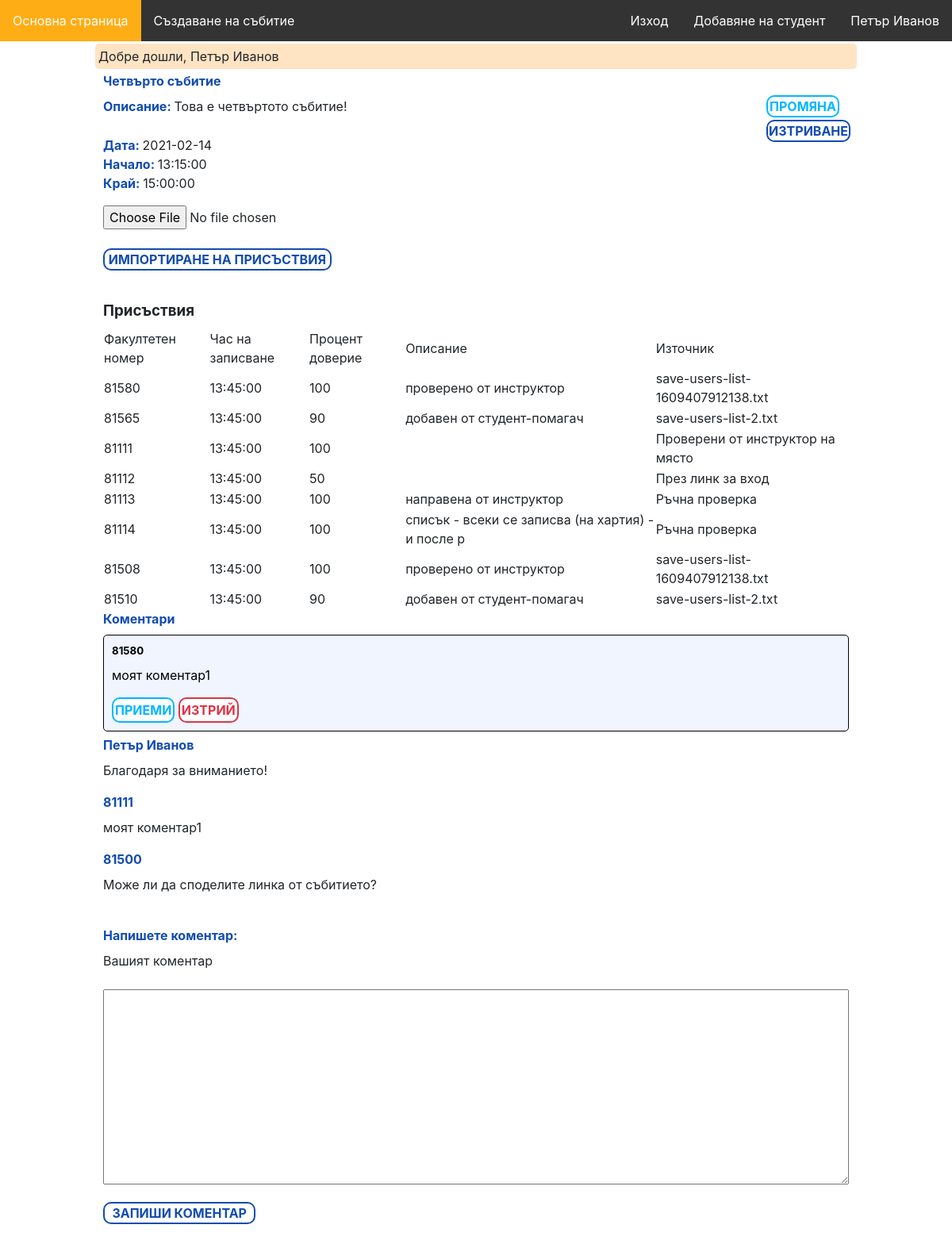
Screenshot of /event/7 (signed in) with the database file from the repository.
### tables this page shows
CREATE TABLE `events` (
  `id` int(10) UNSIGNED NOT NULL,
  `name` varchar(50) NOT NULL,
  `description` text DEFAULT NULL,
  `date` date NOT NULL,
  `start` time DEFAULT NULL,
  `end` time DEFAULT NULL,
  `teacher_id` int(10) UNSIGNED NOT NULL
);

CREATE TABLE `attendance` (
  `id` int(10) UNSIGNED NOT NULL,
  `faculty_number` mediumint(8) UNSIGNED NOT NULL,
  `logged_at` time DEFAULT NULL,
  `event_id` int(10) UNSIGNED NOT NULL,
  `thrust` tinyint(3) UNSIGNED DEFAULT NULL,
  `check_description` varchar(50) DEFAULT NULL,
  `enroll_source` varchar(50) DEFAULT NULL
);

CREATE TABLE `comments` (
  `id` int(10) UNSIGNED NOT NULL,
  `content` text NOT NULL,
  `event_id` int(10) UNSIGNED NOT NULL,
  `is_visible` tinyint(4) DEFAULT NULL,
  `faculty_number` mediumint(8) UNSIGNED DEFAULT NULL,
  `pending` tinyint(1) DEFAULT NULL,
  `teacher_id` int(11) DEFAULT NULL
);

CREATE TABLE `teachers` (
  `id` int(10) UNSIGNED NOT NULL,
  `email` varchar(255) NOT NULL,
  `password` varchar(255) NOT NULL,
  `first_name` varchar(255) DEFAULT NULL,
  `last_name` varchar(255) DEFAULT NULL
);

### app/routes.php (called while the page is built, shortened)
<?php
$router = new Router();
$router->get('/login', 'AuthController@showLogin');
$router->post('/login', 'AuthController@login');
$router->get('/register', 'AuthController@showRegister');
$router->post('/enter-teacher', 'AuthController@register');
$router->get('/logout', 'AuthController@logout');
$router->get('/studentsLogin', 'AuthController@showStudentsLogin');
$router->post('/studentsLogin', 'AuthController@studentsLogin');
$router->get('/event/create', 'EventsController@create');
$router->post('/event', 'EventsController@store');
$router->get('/event/{id}', 'EventsController@show');

### core/bootstrap.php (called while the page is built, shortened)
<?php
require_once('autoloader.php');
require_once('helpers.php');
$config['database'] = require_once('../config/database.php');
$config['app'] = require_once('../config/app.php');
require_once('../app/routes.php');

### public/index.php (called while the page is built)
<?php
require_once './../core/bootstrap.php';

### core/Model.php (called while the page is built, shortened)
<?php
abstract class Model
{
    protected static $table;
    protected $attributes = [];
    public function __construct($attributes = [])
    {
        $this->attributes = $attributes;
    }
    public static function getById(int $id)
    {
        $stmt = Database::getConnection()->prepare(
            'SELECT * FROM ' . self::getTableName() . ' WHERE id = ?;'
        );
        $stmt->execute([$id]);
        $result = $stmt->fetch();
        if ($result !== false) {
            $model = new $modelClass();
            $model->attributes = $result;
            return $model;
        }
        return null;
    }
    public static function getMany($columns)
    {
        $sql = 'SELECT * FROM ' . self::getTableName();
        $sql .=  self::generateWhereSql($columns);
        $stmt = Database::getConnection()->prepare($sql);
        $stmt->execute($columns);
        $results = $stmt->fetchAll();
        if ($results !== false) {
            return array_map(function ($result) {
                $modelClass = get_called_class();
                $model = new $modelClass();
                $model->attributes = $result;
                return $model;
            }, $results);
        }
        return [];
    }
    protected static function generateWhereSql(array $columns)
    {
        $sql = ' WHERE ';
        $colLen = count($columns);
        $i = 0;
        foreach ($columns as $column => $value) {
            $sql .= "$column = :$column";
        }
        $sql .= ';';
        return $sql;
    }
    protected static function getTableName()
    {
        if (isset(get_called_class()::$table)) {
            return get_called_class()::$table;
        }
        throw new \Exception('Unknown table');
    }
    public function __get($name)
    {
        return array_key_exists($name, $this->attributes)
            ? $this->attributes[$name]
            : null;
    }
    public function __set($name, $value)
    {
        $this->attributes[$name] = $value;
    }
}

### core/autoloader.php (called while the page is built, shortened)
<?php
spl_autoload_register(function ($class) {
    $prefixes = [
        'App' => 'app',
        'Core' => 'core'
    ];
    foreach ($prefixes as $prefix => $dirname) {
        $base_dir = __DIR__ . "/../$dirname/";
        $len = mb_strlen($prefix);
        if (strncmp($prefix, $class, $len) !== 0) {
            continue;
        }
        $relative_class = substr($class, $len);
        $file = $base_dir . str_replace('\\', '/', $relative_class) . '.php';
        if (file_exists($file)) {
            break;
        }
    }
});

### config/database.php (called while the page is built)
<?php
return [
    'host' => 'localhost',
    'database' => 'web-technologies',
    'user' => 'root',
    'password' => '',
    'pdo' => [
        \PDO::ATTR_DEFAULT_FETCH_MODE => \PDO::FETCH_ASSOC,
        \PDO::ATTR_ERRMODE => \PDO::ERRMODE_EXCEPTION
    ]
];

### config/app.php (called while the page is built)
<?php
return [
    'url' => 'http://web-technologies.devv',
];

### core/Database.php (called while the page is built, shortened)
<?php
class Database
{
    private static $instance = null;
    private function __construct()
    {
        $db = config('database');
        $this->connection = new PDO(
            'mysql:host=' . $db['host'] . ';dbname=' . $db['database'],
            $db['user'],
            $db['password'],
            $db['pdo']
        );
        self::$instance = $this;
    }
    public static function getConnection()
    {
        if (self::$instance == null) {
            self::$instance = new self();
        }
        return self::$instance->connection;
    }
}

### app/Services/Auth.php (called while the page is built, shortened)
<?php
class Auth
{
    public static function checkTeacher()
    {
        return array_key_exists('teacherId', $_SESSION) && is_numeric($_SESSION['teacherId']) && !self::checkStudent();
    }
    public static function checkStudent()
    {
        return array_key_exists('fn', $_SESSION) && is_numeric($_SESSION['fn']) && !self::checkTeacher();
    }
}

### app/Views/events/show.php (the view, shortened to what this page needs)
<?php require_once(realpath(dirname(__FILE__) . '/../includes/header.php')); ?>
<link rel="stylesheet" href="/event_show.css">
<div class="container">
    <div>
        <h4><?= $data['event']->name ?></h4>
    </div>
    <div style="float:right;">
        <a href="/event/<?= $data['event']->id ?>/edit" class="btn btn-info">Промяна</a>
        <form style="margin-top: 5%;" action="/event/<?= $data['event']->id ?>" method="post">
            <input type="submit" class="btn btn-danger" value="Изтриване">
        </form>
    </div>
    <p>
        <strong>Описание: </strong> <?= $data['event']->description ?>
        <hr>
        <strong>Дата: </strong> <?= $data['event']->date ?><br>
        <strong>Начало: </strong> <?= $data['event']->start ?><br>
        <strong>Край: </strong> <?= $data['event']->end ?><br>
    </p>
    <?php if (App\Services\Auth::checkTeacher()) : ?>
        <form id="import" action="/event/<?= $data['event']->id ?>/import" method="post" enctype="multipart/form-data">
            <input type="file" name="attendance_file">
            <br />
            <br />
            <input id="importBtn" class="btn btn-info" type="submit" value="Импортиране на присъствия">
        </form>
    <?php endif; ?>
    <hr>
    <h3>Присъствия</h3>
    <?php if (count($data['attendances']) === 0) : ?>
        <h5>Няма импортирани присъствия</h5>
    <?php else : ?>
        <table>
            <thead>
                <tr>
                    <td>Факултетен номер</td>
                    <td>Час на записване</td>
                    <td>Процент доверие</td>
                    <td>Описание</td>
                    <td>Източник</td>
                </tr>
            </thead>
            <tbody>
                <?php foreach ($data['attendances'] as $attendance) : ?>
                    <tr>
                        <td><?= $attendance->faculty_number ?></td>
                        <td><?= $attendance->logged_at ?></td>
                        <td><?= $attendance->thrust ?></td>
                        <td><?= $attendance->check_description ?></td>
                        <td><?= $attendance->enroll_source ?></td>
                    </tr>
                <?php endforeach; ?>
            </tbody>
        </table>
    <?php endif; ?>
    <?php if (\App\Services\Auth::checkTeacher() && $data['event']->teacher_id == $_SESSION['teacherId']) : ?>
        <div id="pending_comments">
            <?php
            if (count($data['comments']) > 0) {
                echo '<h4>Коментари</h4>';
            }
            echo '<ul>';
            foreach ($data['comments'] as $comment) :
                if ($comment->pending) :
            ?>
                    <li class="list-item">
                        <div class="pendingComments">
                            <h5><?= $comment->faculty_number ?></h5>
                            <p><?= $comment->content ?></p>
                            <button form="accept-<?= $comment->id ?>" class="btn btn-info" type="submit">Приеми</button>
                            <button form="delete-<?= $comment->id ?>" class="btn btn-danger" type="submit">Изтрий</button>
                        </div>
                    </li>
            <?php
                endif;
            endforeach;
            echo '</ul>';
            ?>
        </div>
    <?php endif; ?>
    <div id="visible_comments">
        <?php
        $sql = "SELECT * FROM comments WHERE is_visible=1 AND event_id=:eventID";
        $preparedStmt = \Core\Database::getConnection()->prepare($sql);
        $preparedStmt->execute([
            "eventID" => $data['event']->id
        ]);
        $visibleComments = $preparedStmt->fetchAll();
        ?>
        <?php foreach ($visibleComments as $comment) : ?>
            <?php if ($comment['is_visible'] == true) : ?>
                <div class="visibleComments">
                    <?php if (isset($comment['faculty_number'])) : ?>
                        <h4><?= $comment['faculty_number'] ?></h4>
                    <?php elseif ($comment['teacher_id']) : ?>
                        <?php $sql = "SELECT first_name, last_name FROM teachers WHERE id=:teacherId";
                        $preparedStmt = \Core\Database::getConnection()->prepare($sql);
                        $preparedStmt->execute(["teacherId" => $comment['teacher_id']]);
                        $names = $preparedStmt->fetchAll();
                        ?>
                        <h4><?= $names[0]['first_name'] . ' ' . $names[0]['last_name'] ?></h4>
                    <?php endif; ?>
                    <p><?= $comment['content'] ?></p>
                </div>
            <?php endif; ?>
        <?php endforeach; ?>
    </div>
    <div id="commentsForm">
        <h4>Напишете коментар:</h4>
        <form action="/event/<?php echo $data['event']->id; ?>/comment" method="POST">
            <div>
                <label for="textContent">Вашият коментар</label>
                <textarea name="textContent" id="textContent" cols="30" rows="10" palceholder="Коментар..."></textarea>
            </div>
            <div>
                <input type="submit" value="Запиши коментар">
            </div>
        </form>
    </div>
</div>
<?php require_once(realpath(dirname(__FILE__) . '/../includes/footer.php')); ?>

### public/css/app.css (style rules this page uses)
ol, ul { margin: 0; padding: 0; border: 0; font-size: 100%; font: inherit; vertical-align: baseline; }
ol, ul { list-style: none; }
.container { margin-right: auto; margin-left: auto; max-width: 960px; padding-right: 10px; padding-left: 10px; }
.list-item { padding: 10px; margin-top: 5px; margin-bottom: 5px; border-radius: 5px; width: 100%; border: 1px solid black; background-color: #f0f5ff; color: black; }
ul { list-style-type: none; width: 100%; }
a { text-decoration: none; }
.btn { background: white; text-transform: uppercase; font-weight: bold; border-width: 2px; border-style: solid; border-radius: 10px; outline: none; display: inline; cursor: pointer; padding: 2px; }
.btn-info { color: #00b7ff; border-color: #00b7ff; }
.btn-danger { color: #dc3545; border-color: #dc3545; }
hr { padding: 0; border: 0; height: 1px; }

### public/event_show.css (style rules this page uses)
.container { width: 100%; }
h4 { color: rgb(18, 76, 176); }
strong { color: rgb(18, 76, 176); text-align: center; }
#import { width: 50%; }
input[type=submit] { display: inline-block; }
input[type=file] { display: inline-block; width: 60%; margin: 0%, 20%; }
input[type=text], textarea { width: 100%; margin-top: 1rem; margin-bottom: 1rem; }
input[type=submit] { padding: 0% 1%; background: white; color: rgb(18, 76, 176); text-transform: uppercase; font-weight: bold; border: 2px solid rgb(18, 76, 176); border-radius: 10px; outline: none; margin-bottom: 20px; }

### rows the page displays
events: name "Четвърто събитие", description "Това е четвъртото събитие!", date "2021-02-14", start "13:15:00", end "15:00:00"
attendance: faculty_number "81580", logged_at "13:45:00", thrust "100", check_description "проверено от инструктор", enroll_source "save-users-list-1609407912138.txt"
attendance: faculty_number "81565", logged_at "13:45:00", thrust "90", check_description "добавен от студент-помагач", enroll_source "save-users-list-2.txt"
attendance: faculty_number "81111", logged_at "13:45:00", thrust "100", enroll_source "Проверени от инструктор на място"
attendance: faculty_number "81112", logged_at "13:45:00", thrust "50", enroll_source "През линк за вход"
attendance: faculty_number "81113", logged_at "13:45:00", thrust "100", check_description "направена от инструктор", enroll_source "Ръчна проверка"
attendance: faculty_number "81114", logged_at "13:45:00", thrust "100", check_description "списък - всеки се записва (на хартия) - и после р", enroll_source "Ръчна проверка"
attendance: faculty_number "81508", logged_at "13:45:00", thrust "100", check_description "проверено от инструктор", enroll_source "save-users-list-1609407912138.txt"
attendance: faculty_number "81510", logged_at "13:45:00", thrust "90", check_description "добавен от студент-помагач", enroll_source "save-users-list-2.txt"
comments: faculty_number "81580", content "моят коментар1"
comments: teacher.first_name "Петър", teacher.last_name "Иванов", content "Благодаря за вниманието!"
comments: faculty_number "81111", content "моят коментар1"
comments: faculty_number "81500", content "Може ли да споделите линка от събитието?"

### other values shown
$_SESSION['firstName'] "Петър"
$_SESSION['lastName'] "Иванов"
p($_SESSION[$message]) "Добре дошли, Петър Иванов"
